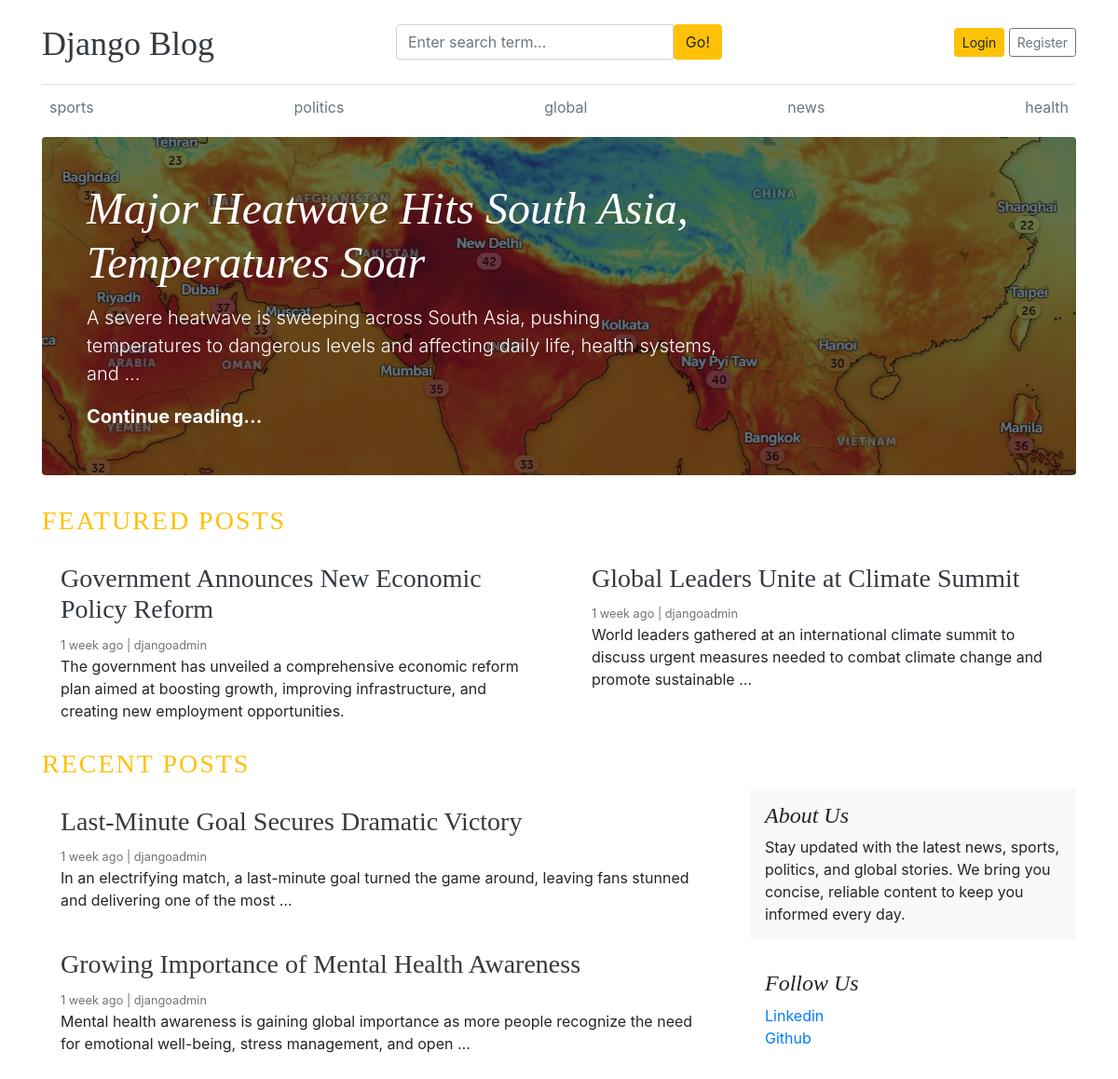
The page / on the database its author committed.
### blogs/models.py (models this page shows, shortened)
class Category(models.Model):
    category_name = models.CharField(max_length=50,unique=True)
    created_at = models.DateTimeField(auto_now_add=True)
    updated_at = models.DateTimeField(auto_now=True)
    class Meta:
        verbose_name_plural = 'categories'

class Blog(models.Model):
    title = models.CharField(max_length=100)
    slug = models.SlugField(max_length=150,unique=True,blank=True)
    category = models.ForeignKey(Category,on_delete=models.CASCADE)
    author = models.ForeignKey(User,on_delete=models.CASCADE)
    featured_image = models.ImageField(upload_to='uploads/%Y/%m/%d')
    short_description = models.TextField(max_length=500)
    blog_body = models.TextField(max_length=2000)
    status = models.CharField(max_length=100,choices=STATUS_CHOICES,default=0)
    is_featured = models.BooleanField(default=False)
    created_at = models.DateTimeField(auto_now_add=True)
    updated_at = models.DateTimeField(auto_now=True)

### social/models.py (models this page shows, shortened)
class About(models.Model):
    about_title = models.CharField(max_length=20)
    about_description = models.TextField(max_length=200)
    class Meta:
        verbose_name_plural = 'About'

class SocialLink(models.Model):
    platform = models.CharField(max_length=20)
    link = models.URLField(max_length=100)
    created_at = models.DateTimeField(auto_now_add=True)
    updated_at = models.DateTimeField(auto_now=True)

### blog_main/views.py (the view)
# urls.py: 2. Add a URL to urlpatterns:  path('', views.home, name='home')
def home(request):
    featured_posts = Blog.objects.filter(is_featured=True,status='Published').order_by('updated_at')
    posts = Blog.objects.filter(is_featured=False,status='Published')
    try:
        about = About.objects.get()
    except:
        about = None
    context = {
        'featured_posts' : featured_posts,
        'posts' :  posts,
        'about' : about,
    }
    return render(request,'home.html',context)

### blogs/context_processors.py (called while the page is built)
def get_categories(request):
    categories = Category.objects.all()
    return dict(categories=categories)

def get_social_link(request):
    social = SocialLink.objects.all()
    return dict(social=social)

### templates/home.html
{% extends "base.html" %}
{% block content %}
  {% for post in featured_posts %}
  {% if forloop.first %}
  <div class="jumbotron p-3 p-md-5 text-white rounded bg-dark" style="background-image: url({{ post.featured_image.url}} );background-blend-mode: overlay;background-size:cover;">
    <div class="col-md-8 px-0">
      <h1 class="display-4 font-italic">{{ post.title }}</h1>
      <p class="lead my-3">{{ post.short_description | truncatewords:20 }}</p>
      <p class="lead mb-0"><a href="{% url 'blogs' post.slug %}" class="text-white font-weight-bold">Continue reading...</a></p>
    </div>
  </div>
  {% endif %}
  {% endfor %}
  <h3 class="text-uppercase text-warning" style="letter-spacing:2px;">Featured posts</h3>
  <div class="row mb-2">
    {% for post in featured_posts %}
    {% if not forloop.first %}
    <div class="col-md-6">
      <div class="card border-0" >
        <div class="card-body">
          <h3><a href="{% url 'blogs' post.slug %}" class="text-dark">{{ post.title }}</a></h3>
          <small class="mb-1 text-muted"> {{ post.created_at | timesince}} ago | {{ post.author }}</small>
          <p class="card-text">{{ post.short_description | truncatewords:20 }}</p>
        </div>
      </div>
    </div>
    {% endif %}
    {% endfor %}
  </div>
  <h3 class="text-uppercase text-warning" style="letter-spacing:2px;">Recent posts</h3>
  <main role="main" class="container p-0">
    <div class="row">
      <div class="col-md-8 blog-main">
        {% for post in posts %}
        <div class="card border-0" >
          <div class="card-body">
            <h3><a href="{% url 'blogs' post.slug %}" class="text-dark">{{ post.title }}</a></h3>
            <small class="mb-1 text-muted"> {{ post.created_at | timesince}} ago | {{ post.author }}</small>
            <p class="card-text">{{ post.short_description | truncatewords:20 }}</p>
          </div>
        </div>
        {% endfor %}
      </div>
      <aside class="col-md-4 blog-sidebar">
        <div class="p-3 mb-3 bg-light rounded">
          <h4 class="font-italic">{{about.about_title}}</h4>
          <p class="mb-0">{{about.about_description}}</p>
        </div>
        {% if social %}
        <div class="p-3">
          <h4 class="font-italic">Follow Us</h4>
          <ol class="list-unstyled">
            {% for i in social %}
            <li><a href="{{i.link}}" target="_blank">{{i.platform}}</a></li>
            {% endfor %}
          </ol>
        </div>
        {% endif %}
      </aside>
    </div>
  </main>
{% endblock %}

### templates/base.html (shortened to what this page needs)
{% load static %}
<!DOCTYPE html>
<html lang="en">
<head>
    <link href="https://getbootstrap.com/docs/4.0/dist/css/bootstrap.min.css" rel="stylesheet">
    <link href="{% static 'css/blog.css' %}" rel="stylesheet">
    <link rel="stylesheet" href="https://cdnjs.cloudflare.com/ajax/libs/font-awesome/4.7.0/css/font-awesome.min.css">
</head>
<body>
    <div class="container">
      <header class="blog-header py-3">
        <div class="row flex-nowrap justify-content-between align-items-center">
          <div class="col-4 pt-1">
            <a class="blog-header-logo text-dark" href="/">Django Blog</a>
          </div>
          <div class="col-4">
            <form action="{% url 'search' %}" method="GET">
              <div class="input-group">
                <input class="form-control" type="text" name="keyword" value="{{ keyword }}" placeholder="Enter search term..." aria-label="Enter search term..." aria-describedby="button-search" />
                <button type="submit" class="btn btn-warning" id="button-search" type="button">Go!</button>
              </div>
            </form>
          </div>
          <div class="col-4 d-flex justify-content-end align-items-center">
            {% if not user.is_authenticated %}
            <a class="btn btn-sm btn-warning" href="{% url 'login' %}">Login</a> &nbsp;
            <a class="btn btn-sm btn-outline-secondary" href="{% url 'register' %}">Register</a>
            {% else %}
            <span><a href="{% url 'dashboard' %}">Dashboard</a></span>
            &emsp;
            <span><a href="{% url 'logout' %}">Logout</a></span>
            {% endif %}
          </div>
        </div>
      </header>
      <div class="nav-scroller py-1 mb-2">
        <nav class="nav d-flex justify-content-between">
          {% for catg in categories %}
          <a class="p-2 text-muted" href="{% url 'post_by_category' catg.id %}">{{catg.category_name}}</a>
          {% endfor %}
        </nav>
      </div>
      {% block content %}
      {% endblock %}
    </div>
</body>
</html>

### blog_main/static/css/blog.css (style rules this page uses)
.blog-header { border-bottom: 1px solid #e5e5e5; }
.blog-header-logo { font-family: "Playfair Display", Georgia, "Times New Roman", serif; font-size: 2.25rem; }
h1, h2, h3, h4, h5, h6 { font-family: "Playfair Display", Georgia, "Times New Roman", serif; }
.display-4 { font-size: 2.5rem; }
@media (min-width: 768px) { .display-4 { font-size: 3rem; } }

### rows shown on the page
Category: category_name "sports"
Category: category_name "politics"
Category: category_name "global"
Category: category_name "news"
Category: category_name "health"
Blog: featured_image (picture), title "Major Heatwave Hits South Asia, Temperatures Soar", short_description "A severe heatwave is sweeping across South Asia, pushing temperatures to dangerous levels and affecting daily life, health systems, and …"
Blog: title "Government Announces New Economic Policy Reform", created_at "1 week", author "djangoadmin", short_description "The government has unveiled a comprehensive economic reform plan aimed at boosting growth, improving infrastructure, and creating new employment opportunities."
Blog: title "Global Leaders Unite at Climate Summit", created_at "1 week", author "djangoadmin", short_description "World leaders gathered at an international climate summit to discuss urgent measures needed to combat climate change and promote sustainable …"
Blog: title "Last-Minute Goal Secures Dramatic Victory", created_at "1 week", author "djangoadmin", short_description "In an electrifying match, a last-minute goal turned the game around, leaving fans stunned and delivering one of the most …"
Blog: title "Growing Importance of Mental Health Awareness", created_at "1 week", author "djangoadmin", short_description "Mental health awareness is gaining global importance as more people recognize the need for emotional well-being, stress management, and open …"
About: about_title "About Us", about_description "Stay updated with the latest news, sports, politics, and global stories. We bring you concise, reliable content to keep you informed every day."
SocialLink: platform "Linkedin"
SocialLink: platform "Github"
